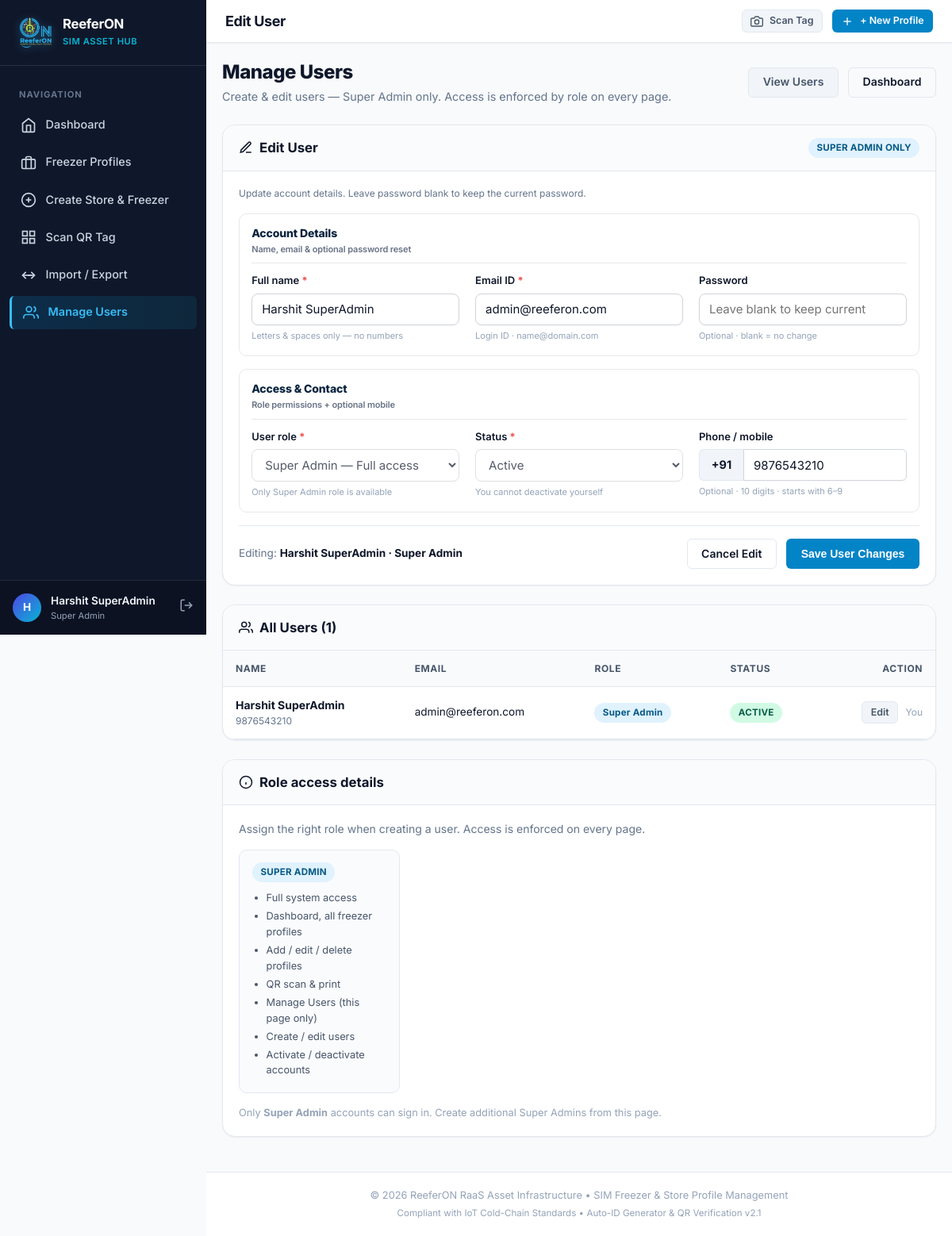
Page /users.php?edit=1 (signed in) on the committed database.
### tables this page shows
CREATE TABLE IF NOT EXISTS `users` (
    `id` INT AUTO_INCREMENT PRIMARY KEY,
    `name` VARCHAR(100) NOT NULL,
    `email` VARCHAR(150) NOT NULL UNIQUE,
    `password` VARCHAR(255) NOT NULL,
    `role` ENUM('super_admin') NOT NULL DEFAULT 'super_admin',
    `phone` VARCHAR(30) NULL,
    `status` ENUM('active', 'inactive') NOT NULL DEFAULT 'active',
    `last_login` DATETIME NULL,
    `created_at` DATETIME DEFAULT CURRENT_TIMESTAMP,
    `updated_at` DATETIME DEFAULT CURRENT_TIMESTAMP ON UPDATE CURRENT_TIMESTAMP,
    INDEX `idx_users_role` (`role`),
    INDEX `idx_users_status` (`status`)
);

### users.php (the view, shortened to what the rows shown need)
<?php
$csrfToken = AuthService::generateCsrfToken();
$error = null;
$editUser = null;
if (!$editUser && isset($_GET['edit'])) {
    $editId = (int)$_GET['edit'];
    if ($editId > 0) {
        $editUser = User::findById($editId);
    }
}
$isEdit = $editUser !== null;
$users = User::all();
$keepCreate = $error && !$isEdit && (($_POST['action'] ?? '') === 'create');
$formName = $isEdit
    ? ($error && (($_POST['action'] ?? '') === 'update') ? ($_POST['name'] ?? $editUser['name']) : $editUser['name'])
    : ($keepCreate ? ($_POST['name'] ?? '') : '');
$formEmail = $isEdit
    ? ($error && (($_POST['action'] ?? '') === 'update') ? ($_POST['email'] ?? $editUser['email']) : $editUser['email'])
    : ($keepCreate ? ($_POST['email'] ?? '') : '');
$formStatus = $isEdit
    ? ($error && (($_POST['action'] ?? '') === 'update') ? ($_POST['status'] ?? $editUser['status']) : $editUser['status'])
    : 'active';
$formPhone = $isEdit
    ? preg_replace('/\D/', '', (string)($error && (($_POST['action'] ?? '') === 'update') ? ($_POST['phone'] ?? $editUser['phone']) : ($editUser['phone'] ?? '')))
    : ($keepCreate ? preg_replace('/\D/', '', $_POST['phone'] ?? '') : '');
$formPhone = substr($formPhone, -10);
require_once __DIR__ . '/includes/header.php';
?>
<div class="users-page">
    <div style="display: flex; justify-content: space-between; align-items: center; margin-bottom: 1.5rem; flex-wrap: wrap; gap: 1rem;">
        <div>
            <h2 style="font-size: 1.5rem; font-weight: 800; color: #0f172a; letter-spacing: -0.02em;">
                Manage Users
            </h2>
        </div>
    </div>
<form method="POST" action="" id="user-create-form" novalidate>
    <div class="card" style="margin-bottom: 1.5rem;" id="user-form-card">
        <div class="card-body">
            <div class="form-subsection">
                <div class="form-grid">
                    <div class="col-4 form-group">
                        <label class="form-label required" for="name">Full name</label>
                        <input
                            type="text"
                            id="name"
                            name="name"
                            class="form-control"
                            required
                            autocomplete="name"
                            inputmode="text"
                            pattern="[A-Za-z][A-Za-z .'-]{1,98}"
                            maxlength="100"
                            placeholder="e.g. Ravi Kumar"
                            title="Letters only (spaces, ., ', - allowed)"
                            value="<?= htmlspecialchars($formName) ?>"
                        >
                        <span class="form-help">Letters &amp; spaces only — no numbers</span>
                    </div>
                    <div class="col-4 form-group">
                        <label class="form-label required" for="email">Email ID</label>
                        <input
                            type="email"
                            id="email"
                            name="email"
                            class="form-control"
                            required
                            autocomplete="email"
                            inputmode="email"
                            pattern="[A-Za-z0-9._%+\-]+@[A-Za-z0-9.\-]+\.[A-Za-z]{2,}"
                            maxlength="150"
                            placeholder="e.g. ravi.tech@reeferon.com"
                            title="Valid email format: name@domain.com"
                            value="<?= htmlspecialchars($formEmail) ?>"
                        >
                        <span class="form-help">Login ID · name@domain.com</span>
                    </div>
                </div>
            </div>
            <div class="form-subsection">
                <div class="form-grid">
                    <?php if ($isEdit): ?>
                    <div class="col-4 form-group">
                        <label class="form-label required" for="status">Status</label>
                        <select id="status" name="status" class="form-select" required
                            <?= ((int)$editUser['id'] === (int)$currentUser['id']) ? 'disabled' : '' ?>>
                            <option value="active" <?= $formStatus === 'active' ? 'selected' : '' ?>>Active</option>
                        </select>
                        <?php if ((int)$editUser['id'] === (int)$currentUser['id']): ?>
                            <span class="form-help">You cannot deactivate yourself</span>
                        <?php else: ?>
                            <span class="form-help">Inactive users cannot sign in</span>
                        <?php endif; ?>
                    </div>
                    <?php endif; ?>
                    <div class="col-<?= $isEdit ? '4' : '6' ?> form-group">
                        <div class="phone-input-group">
                            <span class="phone-prefix" aria-hidden="true">+91</span>
                            <input
                                type="tel"
                                id="phone"
                                name="phone"
                                class="form-control"
                                inputmode="numeric"
                                pattern="[6-9][0-9]{9}"
                                maxlength="10"
                                placeholder="10-digit mobile"
                                value="<?= htmlspecialchars($formPhone) ?>"
                                title="Enter 10-digit Indian mobile number"
                                autocomplete="tel-national"
                            >
                        </div>
                    </div>
                </div>
            </div>
        </div>
    </div>
</form>
</div>
<div class="card" id="users-directory" style="margin-top: 1.5rem;">
    <div class="table-responsive">
        <table class="data-table">
            <thead>
                <tr>
                    <th>Name</th>
                    <th class="hide-mobile">Email</th>
                    <th>Role</th>
                    <th>Status</th>
                    <th style="text-align:right;">Action</th>
                </tr>
            </thead>
            <tbody>
                <?php if (empty($users)): ?>
                    <tr><td colspan="5" style="text-align:center; color:#64748b; padding:1.5rem;">No users found.</td></tr>
                <?php else: ?>
                    <?php foreach ($users as $u): ?>
                        <tr>
                            <td>
                                <strong style="color:#0f172a;"><?= htmlspecialchars($u['name']) ?></strong>
                                <?php if (!empty($u['phone'])): ?>
                                    <div style="font-size:0.75rem;color:#64748b;"><?= htmlspecialchars($u['phone']) ?></div>
                                <?php endif; ?>
                            </td>
                            <td class="hide-mobile" style="font-size:0.85rem;"><?= htmlspecialchars($u['email']) ?></td>
                            <td>
                                <span class="badge badge-primary" style="text-transform: capitalize;">
                                    <?= htmlspecialchars(str_replace('_', ' ', $u['role'])) ?>
                                </span>
                            </td>
                            <td>
                                <?php if ($u['status'] === 'active'): ?>
                                    <span class="badge badge-success">Active</span>
                                <?php else: ?>
                                    <span class="badge badge-danger">Inactive</span>
                                <?php endif; ?>
                            </td>
                            <td style="text-align:right; white-space:nowrap;">
                                <a href="users.php?edit=<?= (int)$u['id'] ?>#user-form-card" class="btn btn-sm btn-secondary" title="Edit user (Super Admin)">Edit</a>
                                <?php if ((int)$u['id'] !== (int)$currentUser['id']): ?>
                                    <form method="POST" style="display:inline;">
                                        <input type="hidden" name="csrf_token" value="<?= htmlspecialchars($csrfToken) ?>">
                                        <input type="hidden" name="action" value="toggle_status">
                                        <input type="hidden" name="user_id" value="<?= (int)$u['id'] ?>">
                                        <input type="hidden" name="status" value="<?= htmlspecialchars($u['status']) ?>">
                                        <button type="submit" class="btn btn-sm btn-outline">
                                            <?= $u['status'] === 'active' ? 'Deactivate' : 'Activate' ?>
                                        </button>
                                    </form>
                                <?php else: ?>
                                    <span style="font-size:0.75rem;color:#94a3b8; margin-left:0.35rem;">You</span>
                                <?php endif; ?>
                            </td>
                        </tr>
                    <?php endforeach; ?>
                <?php endif; ?>
            </tbody>
        </table>
    </div>
</div>
<?php require_once __DIR__ . '/includes/footer.php'; ?>

### includes/header.php (shortened to what the rows shown need)
<?php
$currentUser = AuthService::currentUser();
?>
<!DOCTYPE html>
<html lang="en">
<head>
    <link rel="stylesheet" href="https://unpkg.com/leaflet@1.9.4/dist/leaflet.css"/>
    <link rel="stylesheet" href="assets/css/app.css?v=<?= @filemtime(__DIR__ . '/../assets/css/app.css') ?: time() ?>">
</head>
<body>
<div class="app-layout">
    <aside class="sidebar">
        <div class="sidebar-brand">
            <div class="brand-text">
                <h1>ReeferON</h1>
            </div>
        </div>
        <div class="sidebar-footer">
            <?php if ($currentUser): ?>
                <div class="user-badge">
                    <div class="user-avatar"><?= strtoupper(substr($currentUser['name'] ?? 'U', 0, 1)) ?></div>
                    <div class="user-info">
                        <div class="user-name"><?= htmlspecialchars($currentUser['name']) ?></div>
                        <div class="user-role"><?= htmlspecialchars(str_replace('_', ' ', $currentUser['role'])) ?></div>
                    </div>
                    <a href="logout.php" title="Sign Out" style="color: #94a3b8; margin-left: auto;">
                        <svg width="18" height="18" viewBox="0 0 24 24" fill="none" stroke="currentColor" stroke-width="2">
                            <path d="M9 21H5a2 2 0 0 1-2-2V5a2 2 0 0 1 2-2h4"/>
                            <polyline points="16 17 21 12 16 7"/>
                            <line x1="21" y1="12" x2="9" y2="12"/>
                        </svg>
                    </a>
                </div>
            <?php else: ?>
                <a href="login.php" class="btn btn-sm btn-primary" style="width: 100%;">Sign In</a>
            <?php endif; ?>
        </div>
    </aside>
    <div class="main-content">
        <main class="container">

### rows in the picture
users: name "H", name "Harshit SuperAdmin", role "Super Admin", email "admin@reeferon.com", status "Active", phone "9876543210", shows "ACTIVE", shows "You"

### other values in the picture
$pageTitle "Edit User"
count($users) "1"
